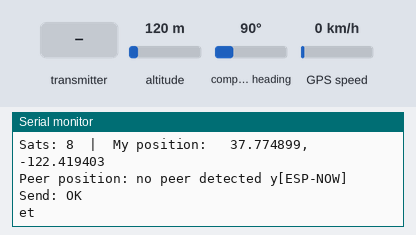
Recording of a sketch running on a simulated Seeed XIAO ESP32-S3. Shown: the last lines printed to the serial monitor. Inputs (shaded band) come from the test bench; at power-on: altitude 120 m, compass heading 90°, GPS speed 0 km/h. The GPS gets a fix after 3 s at 37.7749, -122.4194 with 8 satellites.

Above: at 3.7 s.
3.8 s: the transmitter starts sending lat = 0
At 4.12 s:
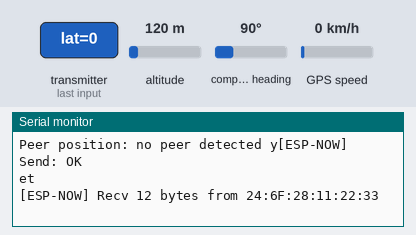
5.8 s: the transmitter starts sending valid = 1
At 6.74 s:
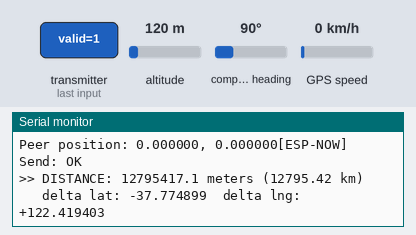
8.0 s: the transmitter starts sending lng = 25
At 8.84 s:
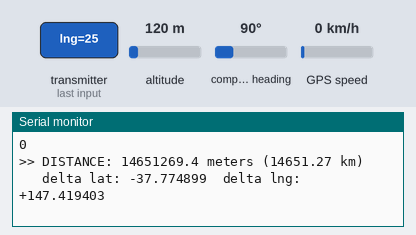
11.0 s: the transmitter starts sending lat = 25
At 11.84 s:
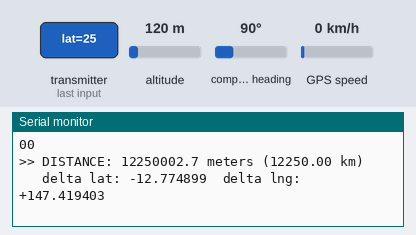
12.5 s: the transmitter starts sending lng = 0
At 12.84 s:
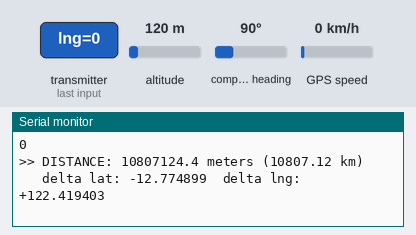
Timing chart, 0 to 15.0 s (numbered marks = the images above; inputs shaded):
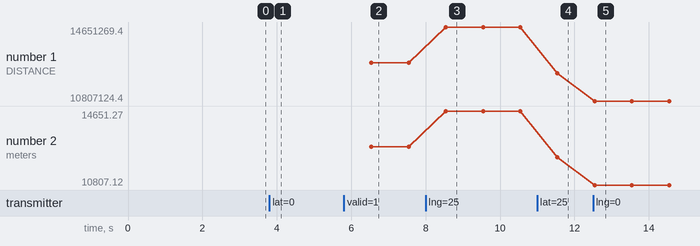

The sketch:

04_espnow_distance.ino
```cpp
// ESP-NOW Distance Calculator
// Two XIAO ESP32S3 boards, each with a GPS module, broadcast their
// position to each other and calculate the distance between them.
//
// ============================================================
//  SETUP FOR TWO BOARDS
// ============================================================
//
//  By default this sketch uses BROADCAST mode (FF:FF:FF:FF:FF:FF).
//  Both boards run the EXACT SAME code -- no changes needed.
//  Just flash this sketch to both, wire up GPS on each, and go.
//
//  HOW IT WORKS:
//    - Each board reads its own GPS position
//    - Every ~1 second it broadcasts its lat/lng over ESP-NOW
//    - When it receives the other board's position, it calculates
//      the distance using the Haversine formula and prints it
//
//  WIRING (same on both boards):
//    GPS TXD --> D0 (GPIO1)
//    GPS RXD --> D1 (GPIO2)
//    GPS VCC --> 3V3
//    GPS GND --> GND
//
//  OPTIONAL -- UNICAST MODE (more reliable, delivery confirmation):
//    1. Flash both boards and open serial monitors
//    2. Each board prints its MAC address at startup
//    3. Replace broadcastAddress below with the OTHER board's MAC
//    4. Re-flash each board with its peer's MAC address
//
// ============================================================

#include <WiFi.h>
#include <esp_now.h>
#include <esp_wifi.h>
#include <TinyGPSPlus.h>

// GPS pin config (same as 02_gps_test Option A)
#define GPS_RX_PIN 1   // D0 - GPIO1 - connects to GPS TXD
#define GPS_TX_PIN 2   // D1 - GPIO2 - connects to GPS RXD

// Broadcast address -- works without knowing the peer's MAC.
// For unicast, replace with the other board's MAC (printed at boot).
uint8_t broadcastAddress[] = {0xFF, 0xFF, 0xFF, 0xFF, 0xFF, 0xFF};

// Message structure sent over ESP-NOW
typedef struct {
  float lat;
  float lng;
  bool valid;
} GpsMessage;

TinyGPSPlus gps;
GpsMessage myData;
GpsMessage peerData;
bool peerReceived = false;
unsigned long lastSend = 0;
unsigned long lastPeerTime = 0;

// Earth radius in meters
const double EARTH_RADIUS = 6371000.0;

// --- Haversine formula ---
// Returns distance in meters between two lat/lng points.
// This accounts for Earth's curvature and is the standard
// formula for GPS coordinate distance calculation.
double haversine(double lat1, double lon1, double lat2, double lon2) {
  double dLat = radians(lat2 - lat1);
  double dLon = radians(lon2 - lon1);
  double a = sin(dLat / 2.0) * sin(dLat / 2.0) +
             cos(radians(lat1)) * cos(radians(lat2)) *
             sin(dLon / 2.0) * sin(dLon / 2.0);
  double c = 2.0 * atan2(sqrt(a), sqrt(1.0 - a));
  return EARTH_RADIUS * c;
}

// ESP-NOW send callback (v3.x API: first arg is wifi_tx_info_t*)
void onDataSent(const wifi_tx_info_t *info, esp_now_send_status_t status) {
  Serial.printf("[ESP-NOW] Send: %s\n", status == ESP_NOW_SEND_SUCCESS ? "OK" : "FAIL");
}

// ESP-NOW receive callback
void onDataRecv(const esp_now_recv_info_t *info, const uint8_t *data, int len) {
  Serial.printf("[ESP-NOW] Recv %d bytes from %02X:%02X:%02X:%02X:%02X:%02X\n",
    len, info->src_addr[0], info->src_addr[1], info->src_addr[2],
    info->src_addr[3], info->src_addr[4], info->src_addr[5]);
  if (len == sizeof(GpsMessage)) {
    memcpy(&peerData, data, sizeof(GpsMessage));
    peerReceived = true;
    lastPeerTime = millis();
  }
}

void setup() {
  Serial.begin(115200);
  delay(2000);

  Serial.println("==========================================");
  Serial.println("  ESP-NOW GPS Distance Calculator");
  Serial.println("==========================================");

  // Init WiFi radio (needed for ESP-NOW, but does NOT connect to any network)
  WiFi.mode(WIFI_STA);
  WiFi.disconnect();  // ensure not trying to connect to anything
  delay(500);         // give radio time to start

  // Lock to channel 1 so both boards are guaranteed on the same channel
  esp_wifi_set_channel(1, WIFI_SECOND_CHAN_NONE);

  Serial.printf("WiFi channel: %d\n", WiFi.channel());
  Serial.printf("This board's MAC: %s\n", WiFi.macAddress().c_str());

  // Sanity check -- if MAC is all zeros, radio didn't start
  if (WiFi.macAddress() == "00:00:00:00:00:00") {
    Serial.println("WARNING: MAC is all zeros! Radio may not have initialized.");
    Serial.println("Try: power cycle the board, or check if WiFi is supported.");
  }
  Serial.println();
  Serial.println("Wiring (same on both boards):");
  Serial.println("  GPS TXD --> D0 (GPIO1)");
  Serial.println("  GPS RXD --> D1 (GPIO2)");
  Serial.println("  GPS VCC --> 3V3");
  Serial.println("  GPS GND --> GND");
  Serial.println();

  // Init ESP-NOW
  if (esp_now_init() != ESP_OK) {
    Serial.println("ERROR: ESP-NOW init failed!");
    while (true) delay(1000);
  }

  esp_now_register_send_cb(onDataSent);
  esp_now_register_recv_cb(onDataRecv);

  // Add broadcast peer
  esp_now_peer_info_t peerInfo = {};
  memcpy(peerInfo.peer_addr, broadcastAddress, 6);
  peerInfo.channel = 1;  // must match esp_wifi_set_channel above
  peerInfo.encrypt = false;

  if (esp_now_add_peer(&peerInfo) != ESP_OK) {
    Serial.println("ERROR: Failed to add peer!");
    while (true) delay(1000);
  }

  Serial.println("ESP-NOW initialized. Waiting for GPS fix...");
  Serial.println("==========================================");
  Serial.println();

  // Init GPS UART
  Serial1.begin(9600, SERIAL_8N1, GPS_RX_PIN, GPS_TX_PIN);
}

void loop() {
  // Feed GPS parser
  while (Serial1.available()) {
    gps.encode(Serial1.read());
  }

  // Send our position every ~1 second
  if (millis() - lastSend >= 1000) {
    lastSend = millis();

    myData.valid = gps.location.isValid();
    if (myData.valid) {
      myData.lat = gps.location.lat();
      myData.lng = gps.location.lng();
    } else {
      myData.lat = 0;
      myData.lng = 0;
    }

    esp_err_t result = esp_now_send(broadcastAddress, (uint8_t *)&myData, sizeof(myData));
    if (result != ESP_OK) {
      Serial.printf("[ESP-NOW] Send error: %s\n", esp_err_to_name(result));
    }

    // Print status
    Serial.println("--- Status ---");
    Serial.printf("Sats: %d  |  ", gps.satellites.isValid() ? gps.satellites.value() : 0);

    if (myData.valid) {
      Serial.printf("My position:   %.6f, %.6f\n", myData.lat, myData.lng);
    } else {
      Serial.println("My position:   waiting for fix...");
    }

    // Check if peer data is stale (>5 seconds old)
    bool peerStale = (millis() - lastPeerTime > 5000);

    if (peerReceived && !peerStale) {
      if (peerData.valid) {
        Serial.printf("Peer position: %.6f, %.6f\n", peerData.lat, peerData.lng);

        if (myData.valid) {
          double dist = haversine(myData.lat, myData.lng, peerData.lat, peerData.lng);

          Serial.printf(">> DISTANCE: %.1f meters", dist);
          if (dist >= 1000) {
            Serial.printf(" (%.2f km)", dist / 1000.0);
          }
          Serial.println();

          // Also show raw coordinate deltas for debugging
          double dLat = peerData.lat - myData.lat;
          double dLng = peerData.lng - myData.lng;
          Serial.printf("   delta lat: %+.6f  delta lng: %+.6f\n", dLat, dLng);
        } else {
          Serial.println(">> Waiting for local GPS fix to calculate distance...");
        }
      } else {
        Serial.println("Peer position: peer has no fix yet");
      }
    } else if (peerReceived && peerStale) {
      Serial.println("Peer position: STALE (no data in 5s)");
    } else {
      Serial.println("Peer position: no peer detected yet");
    }

    Serial.println();
  }
}
```

Measured:
- after the input at 3.8 s, the serial monitor: prints a new line at once (image 1)
- after the input at 5.8 s, the serial monitor: prints a new line after 0.74 s (image 2)
- after the input at 8.0 s, the serial monitor: prints a new line after 0.54 s (image 3)
- after the input at 11.0 s, the serial monitor: prints a new line after 0.54 s (image 4)
- after the input at 12.5 s, the serial monitor: prints a new line at once (image 5)
- plotted number 1: 12795417.1 → 14651269.4 after the input at 8.0 s, 14651269.4 → 12250002.7 after the input at 11.0 s, 12250002.7 → 10807124.4 after the input at 12.5 s
- plotted number 2: 12795.42 → 14651.27 after the input at 8.0 s, 14651.27 → 12250 after the input at 11.0 s, 12250 → 10807.12 after the input at 12.5 s
